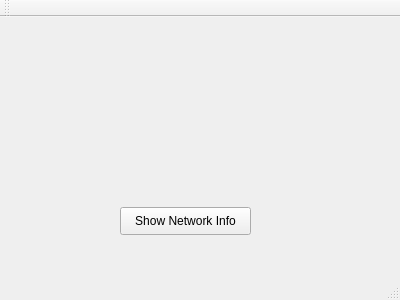
<?xml version="1.0" encoding="UTF-8"?>
<ui version="4.0">
 <class>MainWindow</class>
 <widget class="QMainWindow" name="MainWindow">
  <property name="geometry">
   <rect>
    <x>0</x>
    <y>0</y>
    <width>400</width>
    <height>300</height>
   </rect>
  </property>
  <property name="windowTitle">
   <string>MainWindow</string>
  </property>
  <widget class="QWidget" name="centralWidget">
   <widget class="QPushButton" name="pushButton">
    <property name="geometry">
     <rect>
      <x>120</x>
      <y>190</y>
      <width>131</width>
      <height>28</height>
     </rect>
    </property>
    <property name="text">
     <string>Show Network Info</string>
    </property>
   </widget>
  </widget>
  <widget class="QMenuBar" name="menuBar">
   <property name="geometry">
    <rect>
     <x>0</x>
     <y>0</y>
     <width>400</width>
     <height>26</height>
    </rect>
   </property>
  </widget>
  <widget class="QToolBar" name="mainToolBar">
   <attribute name="toolBarArea">
    <enum>TopToolBarArea</enum>
   </attribute>
   <attribute name="toolBarBreak">
    <bool>false</bool>
   </attribute>
  </widget>
  <widget class="QStatusBar" name="statusBar"/>
 </widget>
 <layoutdefault spacing="6" margin="11"/>
 <resources/>
 <connections/>
</ui>
